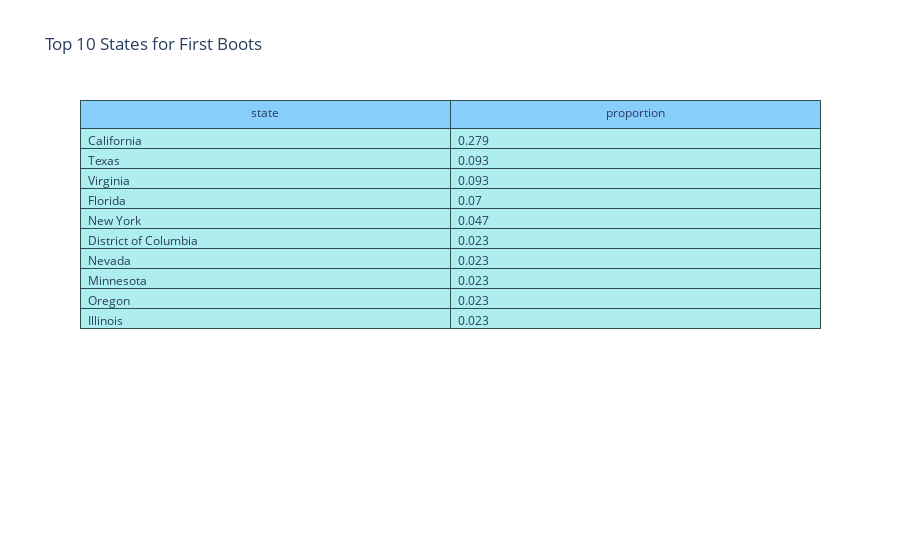

Notebook source saved alongside this figure:
### Code cell
#table for top 10 states of first boots
fig = go.Figure(data=[go.Table(
    header=dict(values=list(loc_first.columns),
                fill_color='lightskyblue',
                line_color='darkslategray',
                align='center'),
    cells=dict(values=[loc_first.state, loc_first.proportion],
               line_color='darkslategray',
               fill_color='paleturquoise',
               align='left'))])
fig.update_layout(title_text = "Top 10 States for First Boots")
fig.show()

### Figure 1 — Plotly figure (JSON) as saved in the notebook; plotly's stock layout.template omitted (floating-point values rounded to 4 significant figures)
{"data": [{"cells": {"align": "left", "fill": {"color": "paleturquoise"}, "line": {"color": "darkslategray"}, "values": [["California", "Texas", "Virginia", "Florida", "New York", "District of Columbia", "Nevada", "Minnesota", "Oregon", "Illinois"], [0.279, 0.093, 0.093, 0.07, 0.047, 0.023, 0.023, 0.023, 0.023, 0.023]]}, "header": {"align": "center", "fill": {"color": "lightskyblue"}, "line": {"color": "darkslategray"}, "values": ["state", "proportion"]}, "type": "table"}], "layout": {"autosize": true, "title": {"text": "Top 10 States for First Boots"}}}
